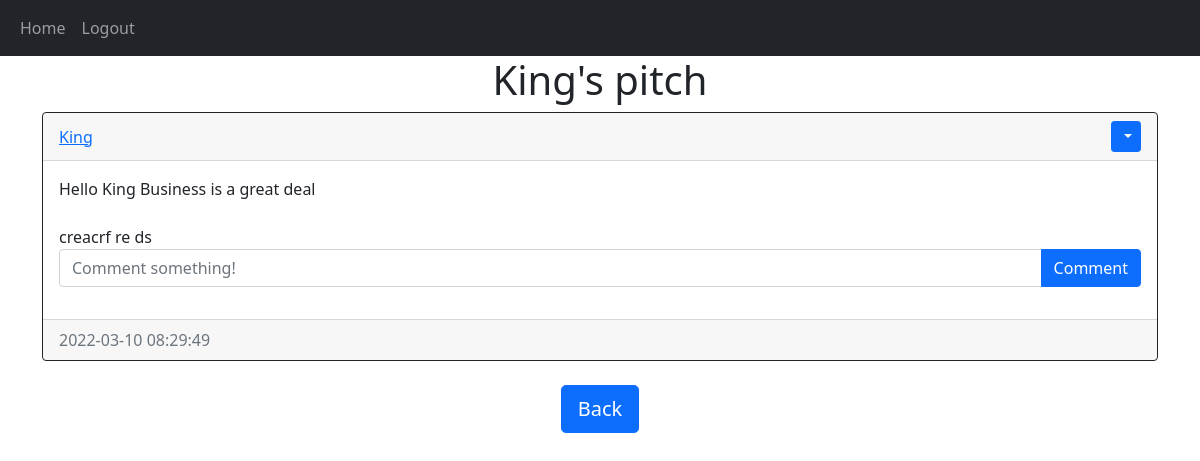
/pitches/King (signed in), run on an earlier commit of the app's database.
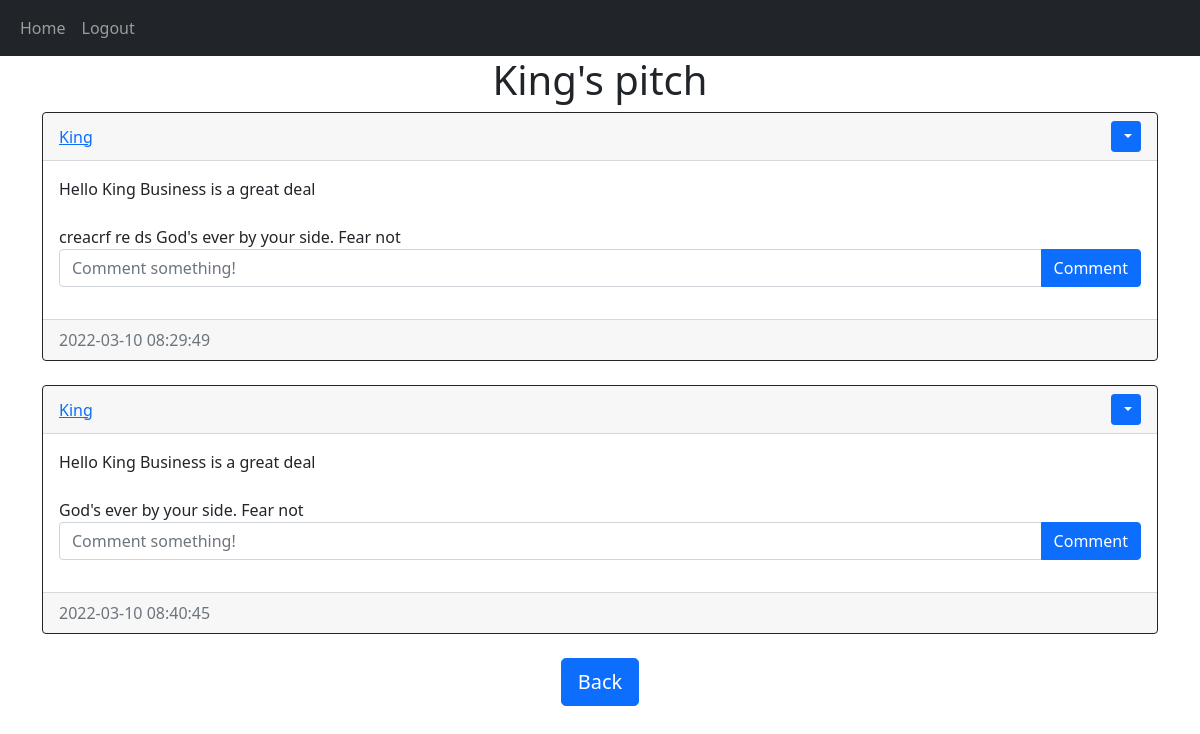
And on a later commit of the database.
### website/models.py (models this page shows)
class User(db.Model,UserMixin): #Inherits from db model and userMixin
    id=db.Column(db.Integer,primary_key=True)
    email=db.Column(db.String(150),unique=True) #prevent users with duplicate emails
    username=db.Column(db.String(150),unique=True)
    password=db.Column(db.String(150))
    date_created=db.Column(db.DateTime(timezone=True),default=func.now()) #if nothing is passed,by default the column will be filled by the current time
    pitches=db.relationship('Pitch', backref='user',passive_deletes=True)# backref to allow access to user model
    comments = db.relationship('Comment', backref='user', passive_deletes=True)

class Pitch(db.Model):
    id=db.Column(db.Integer,primary_key=True)
    text=db.Column(db.Text,nullable=False)
    date_created=db.Column(db.DateTime(timezone=True),default=func.now())
    author =db.Column(db.Integer,db.ForeignKey('user.id',ondelete='CASCADE'),nullable=False)
    comments = db.relationship('Comment', backref='pitch', passive_deletes=True)

class Comment(db.Model):
    id = db.Column(db.Integer, primary_key=True)
    text = db.Column(db.String(200), nullable=False)
    date_created = db.Column(db.DateTime(timezone=True), default=func.now())
    author = db.Column(db.Integer, db.ForeignKey(
        'user.id', ondelete="CASCADE"), nullable=False)
    pitch_id = db.Column(db.Integer, db.ForeignKey(
        'pitch.id', ondelete="CASCADE"), nullable=False)

### website/views.py (the view)
@views.route("/pitches/<username>")
@login_required
def pitches(username):
    user = User.query.filter_by(username=username).first()
    if not user:
        flash('No user with that username exists.', category='error')
        return redirect(url_for('views.home'))
    pitches=user.pitches
    return render_template("pitch.html", user=current_user, pitches=pitches, username=username)

### website/__init__.py (called while the page is built)
def create_app():
    app = Flask(__name__)
    app.config['SECRET_KEY'] = "helloworld"
    app.config['SQLALCHEMY_DATABASE_URI'] = f'sqlite:///{DB_NAME}'
    db.init_app(app)
    from .views import views
    from .auth import auth
    app.register_blueprint(views, url_prefix="/")
    app.register_blueprint(auth, url_prefix="/")
    from .models import User, Pitch, Comment
    create_database(app)
    login_manager = LoginManager()
    login_manager.login_view = "auth.login"
    login_manager.init_app(app)
    @login_manager.user_loader
    def load_user(id):
        return User.query.get(int(id))
    return app

### website/templates/pitch.html (shortened to what this page needs)
{% extends "pitch_div.html" %}  {% block header %} {{username}}'s pitch {% endblock %} {% block footer %}
    <div align="center">
      <a href="/home"
        ><button type="button" class="btn btn-primary btn-lg">Back</button></a
      >
    </div>
    {% endblock %}

### website/templates/pitch_div.html (shortened to what this page needs)
{% extends "base.html" %}
{% block content %}
<h1 align="center" > {%  block header %} Pitches {% endblock %} </h1>
<div id="pitches">
{% for pitch in pitches %}
<div class="card border-dark">
   <div class="card-header d-flex justify-content-between align-items-center">
<a href="/pitches/{{pitch.user.username}}">{{pitch.user.username}}</a>
{% if user.id == pitch.author %}
<div class="btn-group">
<button type="button" class="btn btn-sm btn-primary dropdown-toggle" data-bs-toggle="dropdown">
</button>
</div>
{% endif %}
   </div>
<div class="card-body">
    <div class="card-text">
        {{pitch.text}}
</div>
<br>
{% for comment in pitch.comments %}
{{comment.text}} {% endfor %}
<form class="input-group mb-3"method="POST"action="/create-comment/{{pitch.id}}">
<input
  type="text" id="text"name="text"class="form-control"placeholder="Comment something!"/>
<button type="submit" class="btn btn-primary">Comment</button>
</form>
</div>
<div class="card-footer text-muted">
    {{pitch.date_created}}
</div>
</div>
<br >{% endfor %}
</div>
 {% block footer %}{% endblock %}
{% endblock %}

### website/templates/base.html (shortened to what this page needs)
<!DOCTYPE html>
<html lang="en">
<head>
<link href="https://cdn.jsdelivr.net/npm/bootstrap@5.1.3/dist/css/bootstrap.min.css" rel="stylesheet">
</head>
<body>
 <nav class="navbar navbar-expand-lg navbar-dark bg-dark">
  <div class="container-fluid">
    <div class="collapse navbar-collapse" id="navbar">
      <div class="navbar-nav">
        <a class="nav-item nav-link" href="/home">Home</a>
        {% if user.is_authenticated %}
        <a class="nav-item nav-link" href="/logout">Logout</a>
        {% else %}
        <a class="nav-item nav-link" href="/login">Login</a>
        <a class="nav-item nav-link" href="/sign-up">Sign Up</a>
        {% endif %}
      </div>
    </div>
  </div>
</nav>
  <div class="container">  {% block content %} {% endblock %} </div>
</body>
</html>

What changed in the data, as far as the page shows it:
added Comment: text "God's ever by your side. Fear not", shown under Pitch (number 1 of 2 on the later page)
added Pitch: user.username "King", text "Hello King Business is a great deal", date_created "2022-03-10 08:40:45"
added Comment: text "God's ever by your side. Fear not", shown under "King"
